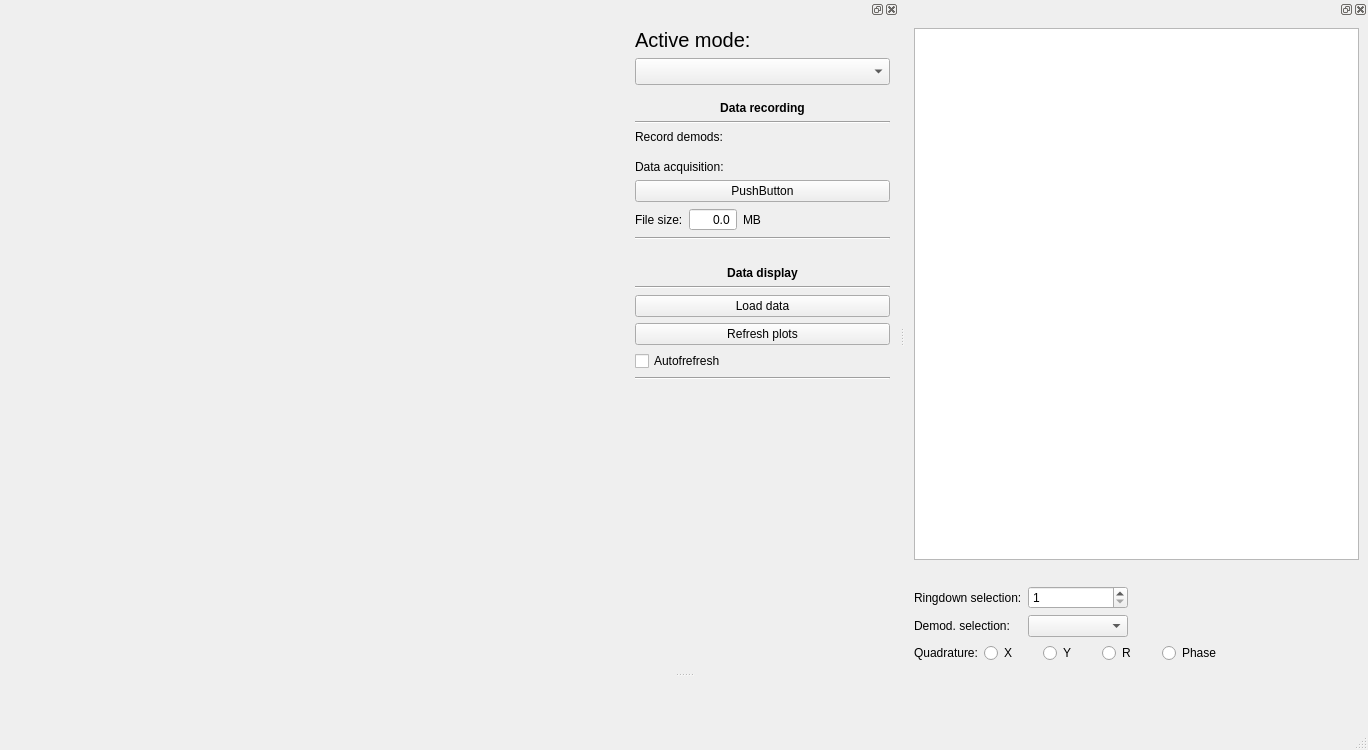
<?xml version="1.0" encoding="UTF-8"?>
<ui version="4.0">
 <class>MainWindow</class>
 <widget class="QMainWindow" name="MainWindow">
  <property name="geometry">
   <rect>
    <x>0</x>
    <y>0</y>
    <width>1368</width>
    <height>750</height>
   </rect>
  </property>
  <property name="sizePolicy">
   <sizepolicy hsizetype="Minimum" vsizetype="Preferred">
    <horstretch>0</horstretch>
    <verstretch>0</verstretch>
   </sizepolicy>
  </property>
  <property name="windowTitle">
   <string>MainWindow</string>
  </property>
  <widget class="QWidget" name="centralwidget">
   <layout class="QHBoxLayout" name="horizontalLayout_5"/>
  </widget>
  <widget class="QMenuBar" name="menubar">
   <property name="geometry">
    <rect>
     <x>0</x>
     <y>0</y>
     <width>1368</width>
     <height>21</height>
    </rect>
   </property>
  </widget>
  <widget class="QStatusBar" name="statusbar"/>
  <widget class="QDockWidget" name="dockWidget">
   <property name="sizePolicy">
    <sizepolicy hsizetype="Maximum" vsizetype="Expanding">
     <horstretch>0</horstretch>
     <verstretch>0</verstretch>
    </sizepolicy>
   </property>
   <property name="minimumSize">
    <size>
     <width>899</width>
     <height>672</height>
    </size>
   </property>
   <property name="maximumSize">
    <size>
     <width>1000</width>
     <height>524287</height>
    </size>
   </property>
   <attribute name="dockWidgetArea">
    <number>4</number>
   </attribute>
   <widget class="QWidget" name="dockWidgetContents">
    <layout class="QGridLayout" name="gridLayout_2">
     <item row="2" column="2">
      <layout class="QVBoxLayout" name="verticalLayout_3">
       <item>
        <widget class="QLabel" name="label">
         <property name="font">
          <font>
           <pointsize>15</pointsize>
          </font>
         </property>
         <property name="text">
          <string>Active mode:</string>
         </property>
        </widget>
       </item>
       <item>
        <widget class="QComboBox" name="modeSelector">
         <property name="font">
          <font>
           <pointsize>12</pointsize>
          </font>
         </property>
        </widget>
       </item>
       <item>
        <spacer name="verticalSpacer">
         <property name="orientation">
          <enum>Qt::Vertical</enum>
         </property>
         <property name="sizeType">
          <enum>QSizePolicy::Fixed</enum>
         </property>
         <property name="sizeHint" stdset="0">
          <size>
           <width>20</width>
           <height>10</height>
          </size>
         </property>
        </spacer>
       </item>
       <item>
        <widget class="QLabel" name="label_4">
         <property name="font">
          <font>
           <weight>75</weight>
           <bold>true</bold>
          </font>
         </property>
         <property name="text">
          <string>Data recording</string>
         </property>
         <property name="alignment">
          <set>Qt::AlignCenter</set>
         </property>
        </widget>
       </item>
       <item>
        <widget class="Line" name="line">
         <property name="orientation">
          <enum>Qt::Horizontal</enum>
         </property>
        </widget>
       </item>
       <item>
        <widget class="QLabel" name="label_2">
         <property name="text">
          <string>Record demods:</string>
         </property>
        </widget>
       </item>
       <item>
        <layout class="QHBoxLayout" name="demodContainer"/>
       </item>
       <item>
        <spacer name="verticalSpacer_2">
         <property name="orientation">
          <enum>Qt::Vertical</enum>
         </property>
         <property name="sizeType">
          <enum>QSizePolicy::Fixed</enum>
         </property>
         <property name="sizeHint" stdset="0">
          <size>
           <width>20</width>
           <height>10</height>
          </size>
         </property>
        </spacer>
       </item>
       <item>
        <widget class="QLabel" name="label_3">
         <property name="text">
          <string>Data acquisition:</string>
         </property>
        </widget>
       </item>
       <item>
        <widget class="ButtonText" name="executionButton">
         <property name="text">
          <string>PushButton</string>
         </property>
        </widget>
       </item>
       <item>
        <layout class="QHBoxLayout" name="horizontalLayout_6">
         <item>
          <widget class="QLabel" name="label_9">
           <property name="text">
            <string>File size:</string>
           </property>
          </widget>
         </item>
         <item>
          <widget class="QDoubleSpinBox" name="fileSizeDisplay">
           <property name="sizePolicy">
            <sizepolicy hsizetype="Maximum" vsizetype="Fixed">
             <horstretch>0</horstretch>
             <verstretch>0</verstretch>
            </sizepolicy>
           </property>
           <property name="maximumSize">
            <size>
             <width>60</width>
             <height>16777215</height>
            </size>
           </property>
           <property name="alignment">
            <set>Qt::AlignRight|Qt::AlignTrailing|Qt::AlignVCenter</set>
           </property>
           <property name="readOnly">
            <bool>true</bool>
           </property>
           <property name="buttonSymbols">
            <enum>QAbstractSpinBox::NoButtons</enum>
           </property>
           <property name="keyboardTracking">
            <bool>false</bool>
           </property>
           <property name="decimals">
            <number>1</number>
           </property>
           <property name="maximum">
            <double>9999.000000000000000</double>
           </property>
          </widget>
         </item>
         <item>
          <widget class="QLabel" name="label_10">
           <property name="text">
            <string>MB</string>
           </property>
          </widget>
         </item>
         <item>
          <spacer name="horizontalSpacer_8">
           <property name="orientation">
            <enum>Qt::Horizontal</enum>
           </property>
           <property name="sizeHint" stdset="0">
            <size>
             <width>40</width>
             <height>20</height>
            </size>
           </property>
          </spacer>
         </item>
        </layout>
       </item>
       <item>
        <widget class="Line" name="line_2">
         <property name="orientation">
          <enum>Qt::Horizontal</enum>
         </property>
        </widget>
       </item>
       <item>
        <spacer name="verticalSpacer_4">
         <property name="orientation">
          <enum>Qt::Vertical</enum>
         </property>
         <property name="sizeType">
          <enum>QSizePolicy::Minimum</enum>
         </property>
         <property name="sizeHint" stdset="0">
          <size>
           <width>20</width>
           <height>20</height>
          </size>
         </property>
        </spacer>
       </item>
       <item>
        <widget class="QLabel" name="label_5">
         <property name="font">
          <font>
           <weight>75</weight>
           <bold>true</bold>
          </font>
         </property>
         <property name="text">
          <string>Data display</string>
         </property>
         <property name="alignment">
          <set>Qt::AlignCenter</set>
         </property>
        </widget>
       </item>
       <item>
        <widget class="Line" name="line_3">
         <property name="orientation">
          <enum>Qt::Horizontal</enum>
         </property>
        </widget>
       </item>
       <item>
        <widget class="QPushButton" name="loadDataButton">
         <property name="text">
          <string>Load data</string>
         </property>
        </widget>
       </item>
       <item>
        <widget class="QPushButton" name="refreshPlotsButton">
         <property name="text">
          <string>Refresh plots</string>
         </property>
        </widget>
       </item>
       <item>
        <widget class="QCheckBox" name="autorefreshCheckBox">
         <property name="text">
          <string>Autofrefresh</string>
         </property>
        </widget>
       </item>
       <item>
        <widget class="Line" name="line_4">
         <property name="orientation">
          <enum>Qt::Horizontal</enum>
         </property>
        </widget>
       </item>
       <item>
        <spacer name="verticalSpacer_3">
         <property name="orientation">
          <enum>Qt::Vertical</enum>
         </property>
         <property name="sizeType">
          <enum>QSizePolicy::Expanding</enum>
         </property>
         <property name="sizeHint" stdset="0">
          <size>
           <width>20</width>
           <height>40</height>
          </size>
         </property>
        </spacer>
       </item>
      </layout>
     </item>
     <item row="2" column="0">
      <widget class="QWidget" name="backgroundWidget" native="true">
       <property name="sizePolicy">
        <sizepolicy hsizetype="Fixed" vsizetype="Fixed">
         <horstretch>0</horstretch>
         <verstretch>0</verstretch>
        </sizepolicy>
       </property>
       <property name="minimumSize">
        <size>
         <width>600</width>
         <height>600</height>
        </size>
       </property>
       <property name="maximumSize">
        <size>
         <width>600</width>
         <height>600</height>
        </size>
       </property>
       <property name="styleSheet">
        <string notr="true"/>
       </property>
       <layout class="QHBoxLayout" name="horizontalLayout_2">
        <property name="leftMargin">
         <number>0</number>
        </property>
        <property name="topMargin">
         <number>0</number>
        </property>
        <property name="rightMargin">
         <number>0</number>
        </property>
        <property name="bottomMargin">
         <number>0</number>
        </property>
        <item>
         <layout class="QHBoxLayout" name="horizontalLayout">
          <item>
           <widget class="QWidget" name="plotContainerWidget" native="true">
            <property name="sizePolicy">
             <sizepolicy hsizetype="Expanding" vsizetype="Expanding">
              <horstretch>0</horstretch>
              <verstretch>0</verstretch>
             </sizepolicy>
            </property>
            <property name="styleSheet">
             <string notr="true"/>
            </property>
            <layout class="QHBoxLayout" name="horizontalLayout_4">
             <property name="leftMargin">
              <number>0</number>
             </property>
             <property name="topMargin">
              <number>0</number>
             </property>
             <property name="rightMargin">
              <number>0</number>
             </property>
             <property name="bottomMargin">
              <number>0</number>
             </property>
             <item>
              <layout class="QHBoxLayout" name="plotContainer">
               <property name="leftMargin">
                <number>0</number>
               </property>
              </layout>
             </item>
            </layout>
           </widget>
          </item>
         </layout>
        </item>
       </layout>
      </widget>
     </item>
     <item row="2" column="1">
      <spacer name="horizontalSpacer">
       <property name="orientation">
        <enum>Qt::Horizontal</enum>
       </property>
       <property name="sizeType">
        <enum>QSizePolicy::Fixed</enum>
       </property>
       <property name="sizeHint" stdset="0">
        <size>
         <width>20</width>
         <height>20</height>
        </size>
       </property>
      </spacer>
     </item>
    </layout>
   </widget>
  </widget>
  <widget class="QDockWidget" name="dockWidget_3">
   <property name="sizePolicy">
    <sizepolicy hsizetype="Expanding" vsizetype="Expanding">
     <horstretch>0</horstretch>
     <verstretch>0</verstretch>
    </sizepolicy>
   </property>
   <attribute name="dockWidgetArea">
    <number>4</number>
   </attribute>
   <widget class="QWidget" name="dockWidgetContents_3">
    <layout class="QGridLayout" name="gridLayout_5">
     <item row="2" column="0">
      <layout class="QGridLayout" name="gridLayout_4">
       <item row="0" column="2">
        <spacer name="horizontalSpacer_7">
         <property name="orientation">
          <enum>Qt::Horizontal</enum>
         </property>
         <property name="sizeHint" stdset="0">
          <size>
           <width>40</width>
           <height>20</height>
          </size>
         </property>
        </spacer>
       </item>
       <item row="0" column="1">
        <widget class="QSpinBox" name="ringdownSpinBox">
         <property name="minimumSize">
          <size>
           <width>100</width>
           <height>0</height>
          </size>
         </property>
         <property name="minimum">
          <number>1</number>
         </property>
         <property name="maximum">
          <number>9999</number>
         </property>
        </widget>
       </item>
       <item row="0" column="0">
        <widget class="QLabel" name="label_8">
         <property name="sizePolicy">
          <sizepolicy hsizetype="Minimum" vsizetype="Preferred">
           <horstretch>0</horstretch>
           <verstretch>0</verstretch>
          </sizepolicy>
         </property>
         <property name="text">
          <string>Ringdown selection:</string>
         </property>
        </widget>
       </item>
       <item row="1" column="0">
        <widget class="QLabel" name="label_6">
         <property name="sizePolicy">
          <sizepolicy hsizetype="Preferred" vsizetype="Minimum">
           <horstretch>0</horstretch>
           <verstretch>0</verstretch>
          </sizepolicy>
         </property>
         <property name="text">
          <string>Demod. selection:</string>
         </property>
        </widget>
       </item>
       <item row="1" column="2">
        <spacer name="horizontalSpacer_2">
         <property name="orientation">
          <enum>Qt::Horizontal</enum>
         </property>
         <property name="sizeHint" stdset="0">
          <size>
           <width>40</width>
           <height>20</height>
          </size>
         </property>
        </spacer>
       </item>
       <item row="1" column="1">
        <widget class="QComboBox" name="demodComboBox">
         <property name="layoutDirection">
          <enum>Qt::LeftToRight</enum>
         </property>
        </widget>
       </item>
      </layout>
     </item>
     <item row="5" column="0">
      <layout class="QHBoxLayout" name="horizontalLayout_3">
       <item>
        <widget class="QLabel" name="label_7">
         <property name="sizePolicy">
          <sizepolicy hsizetype="Minimum" vsizetype="Preferred">
           <horstretch>0</horstretch>
           <verstretch>0</verstretch>
          </sizepolicy>
         </property>
         <property name="text">
          <string>Quadrature:</string>
         </property>
        </widget>
       </item>
       <item>
        <widget class="QRadioButton" name="xRadioBtn">
         <property name="text">
          <string>X</string>
         </property>
        </widget>
       </item>
       <item>
        <spacer name="horizontalSpacer_3">
         <property name="orientation">
          <enum>Qt::Horizontal</enum>
         </property>
         <property name="sizeType">
          <enum>QSizePolicy::Fixed</enum>
         </property>
         <property name="sizeHint" stdset="0">
          <size>
           <width>20</width>
           <height>20</height>
          </size>
         </property>
        </spacer>
       </item>
       <item>
        <widget class="QRadioButton" name="yRadioBtn">
         <property name="text">
          <string>Y</string>
         </property>
        </widget>
       </item>
       <item>
        <spacer name="horizontalSpacer_4">
         <property name="orientation">
          <enum>Qt::Horizontal</enum>
         </property>
         <property name="sizeType">
          <enum>QSizePolicy::Fixed</enum>
         </property>
         <property name="sizeHint" stdset="0">
          <size>
           <width>20</width>
           <height>20</height>
          </size>
         </property>
        </spacer>
       </item>
       <item>
        <widget class="QRadioButton" name="rRadioBtn">
         <property name="text">
          <string>R</string>
         </property>
        </widget>
       </item>
       <item>
        <spacer name="horizontalSpacer_5">
         <property name="orientation">
          <enum>Qt::Horizontal</enum>
         </property>
         <property name="sizeType">
          <enum>QSizePolicy::Fixed</enum>
         </property>
         <property name="sizeHint" stdset="0">
          <size>
           <width>20</width>
           <height>20</height>
          </size>
         </property>
        </spacer>
       </item>
       <item>
        <widget class="QRadioButton" name="phaseRadioBtn">
         <property name="text">
          <string>Phase</string>
         </property>
        </widget>
       </item>
       <item>
        <spacer name="horizontalSpacer_6">
         <property name="orientation">
          <enum>Qt::Horizontal</enum>
         </property>
         <property name="sizeHint" stdset="0">
          <size>
           <width>40</width>
           <height>20</height>
          </size>
         </property>
        </spacer>
       </item>
      </layout>
     </item>
     <item row="0" column="0">
      <widget class="PlotWidget" name="dataPlotWidget">
       <property name="sizePolicy">
        <sizepolicy hsizetype="Expanding" vsizetype="Expanding">
         <horstretch>0</horstretch>
         <verstretch>0</verstretch>
        </sizepolicy>
       </property>
       <property name="maximumSize">
        <size>
         <width>16777215</width>
         <height>16777215</height>
        </size>
       </property>
      </widget>
     </item>
     <item row="1" column="0">
      <spacer name="verticalSpacer_5">
       <property name="orientation">
        <enum>Qt::Vertical</enum>
       </property>
       <property name="sizeType">
        <enum>QSizePolicy::Fixed</enum>
       </property>
       <property name="sizeHint" stdset="0">
        <size>
         <width>20</width>
         <height>20</height>
        </size>
       </property>
      </spacer>
     </item>
    </layout>
   </widget>
  </widget>
 </widget>
 <customwidgets>
  <customwidget>
   <class>ButtonText</class>
   <extends>QPushButton</extends>
   <header location="global">custom_widgets.text_changing_button.h</header>
  </customwidget>
  <customwidget>
   <class>PlotWidget</class>
   <extends>QGraphicsView</extends>
   <header>pyqtgraph</header>
  </customwidget>
 </customwidgets>
 <resources/>
 <connections/>
</ui>
